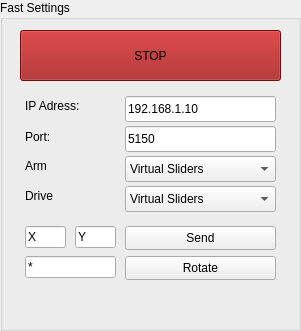
   <widget class="QGroupBox" name="groupBox_2">
    <property name="geometry">
     <rect>
      <x>610</x>
      <y>360</y>
      <width>301</width>
      <height>331</height>
     </rect>
    </property>
    <property name="title">
     <string>Fast Settings</string>
    </property>
    <widget class="QLabel" name="label_drive_control">
     <property name="geometry">
      <rect>
       <x>25</x>
       <y>186</y>
       <width>51</width>
       <height>20</height>
      </rect>
     </property>
     <property name="text">
      <string>Drive</string>
     </property>
    </widget>
    <widget class="QLabel" name="label_arm_control">
     <property name="geometry">
      <rect>
       <x>25</x>
       <y>156</y>
       <width>31</width>
       <height>20</height>
      </rect>
     </property>
     <property name="frameShape">
      <enum>QFrame::NoFrame</enum>
     </property>
     <property name="text">
      <string>Arm</string>
     </property>
    </widget>
    <widget class="QComboBox" name="comboBox_arm_control">
     <property name="geometry">
      <rect>
       <x>125</x>
       <y>156</y>
       <width>151</width>
       <height>26</height>
      </rect>
     </property>
     <property name="maxVisibleItems">
      <number>5</number>
     </property>
     <item>
      <property name="text">
       <string>Virtual Sliders</string>
      </property>
     </item>
     <item>
      <property name="text">
       <string>Physical Joystick 1</string>
      </property>
     </item>
     <item>
      <property name="text">
       <string>Physical Joystick 2</string>
      </property>
     </item>
    </widget>
    <widget class="QComboBox" name="comboBox_drive_control">
     <property name="geometry">
      <rect>
       <x>125</x>
       <y>186</y>
       <width>151</width>
       <height>26</height>
      </rect>
     </property>
     <property name="currentIndex">
      <number>0</number>
     </property>
     <property name="maxVisibleItems">
      <number>5</number>
     </property>
     <item>
      <property name="text">
       <string>Virtual Sliders</string>
      </property>
     </item>
     <item>
      <property name="text">
       <string>Physical Joystick 1</string>
      </property>
     </item>
     <item>
      <property name="text">
       <string>Physical Joystick 2</string>
      </property>
     </item>
    </widget>
    <widget class="QLabel" name="label_3">
     <property name="geometry">
      <rect>
       <x>25</x>
       <y>96</y>
       <width>81</width>
       <height>20</height>
      </rect>
     </property>
     <property name="text">
      <string>IP Adress:</string>
     </property>
    </widget>
    <widget class="QLabel" name="label_4">
     <property name="geometry">
      <rect>
       <x>25</x>
       <y>126</y>
       <width>81</width>
       <height>21</height>
      </rect>
     </property>
     <property name="text">
      <string>Port:</string>
     </property>
    </widget>
    <widget class="QLineEdit" name="lineEdit_IP_adress">
     <property name="geometry">
      <rect>
       <x>125</x>
       <y>96</y>
       <width>151</width>
       <height>26</height>
      </rect>
     </property>
     <property name="text">
      <string>192.168.1.10</string>
     </property>
    </widget>
    <widget class="QLineEdit" name="lineEdit_port">
     <property name="geometry">
      <rect>
       <x>125</x>
       <y>126</y>
       <width>151</width>
       <height>26</height>
      </rect>
     </property>
     <property name="text">
      <string>5150</string>
     </property>
    </widget>
    <widget class="QLineEdit" name="lineEditPosYRover">
     <property name="geometry">
      <rect>
       <x>75</x>
       <y>226</y>
       <width>41</width>
       <height>22</height>
      </rect>
     </property>
     <property name="text">
      <string>Y</string>
     </property>
    </widget>
    <widget class="QLineEdit" name="lineEditPosXRover">
     <property name="geometry">
      <rect>
       <x>25</x>
       <y>226</y>
       <width>41</width>
       <height>22</height>
      </rect>
     </property>
     <property name="text">
      <string>X</string>
     </property>
    </widget>
    <widget class="QLineEdit" name="lineEditRotate">
     <property name="geometry">
      <rect>
       <x>25</x>
       <y>256</y>
       <width>91</width>
       <height>22</height>
      </rect>
     </property>
     <property name="text">
      <string>*</string>
     </property>
    </widget>
    <widget class="QPushButton" name="pushButtonRotate">
     <property name="geometry">
      <rect>
       <x>125</x>
       <y>256</y>
       <width>151</width>
       <height>24</height>
      </rect>
     </property>
     <property name="text">
      <string>Rotate</string>
     </property>
    </widget>
    <widget class="QPushButton" name="pushButtonSend">
     <property name="geometry">
      <rect>
       <x>125</x>
       <y>226</y>
       <width>151</width>
       <height>24</height>
      </rect>
     </property>
     <property name="text">
      <string>Send</string>
     </property>
    </widget>
    <widget class="QPushButton" name="pushButton_stop">
     <property name="geometry">
      <rect>
       <x>20</x>
       <y>30</y>
       <width>261</width>
       <height>51</height>
      </rect>
     </property>
     <property name="styleSheet">
      <string notr="true">
  background: rgb(156, 18, 18);
  


</string>
     </property>
     <property name="text">
      <string>STOP</string>
     </property>
     <property name="checkable">
      <bool>false</bool>
     </property>
     <property name="autoDefault">
      <bool>false</bool>
     </property>
     <property name="default">
      <bool>false</bool>
     </property>
     <property name="flat">
      <bool>false</bool>
     </property>
    </widget>
   </widget>
